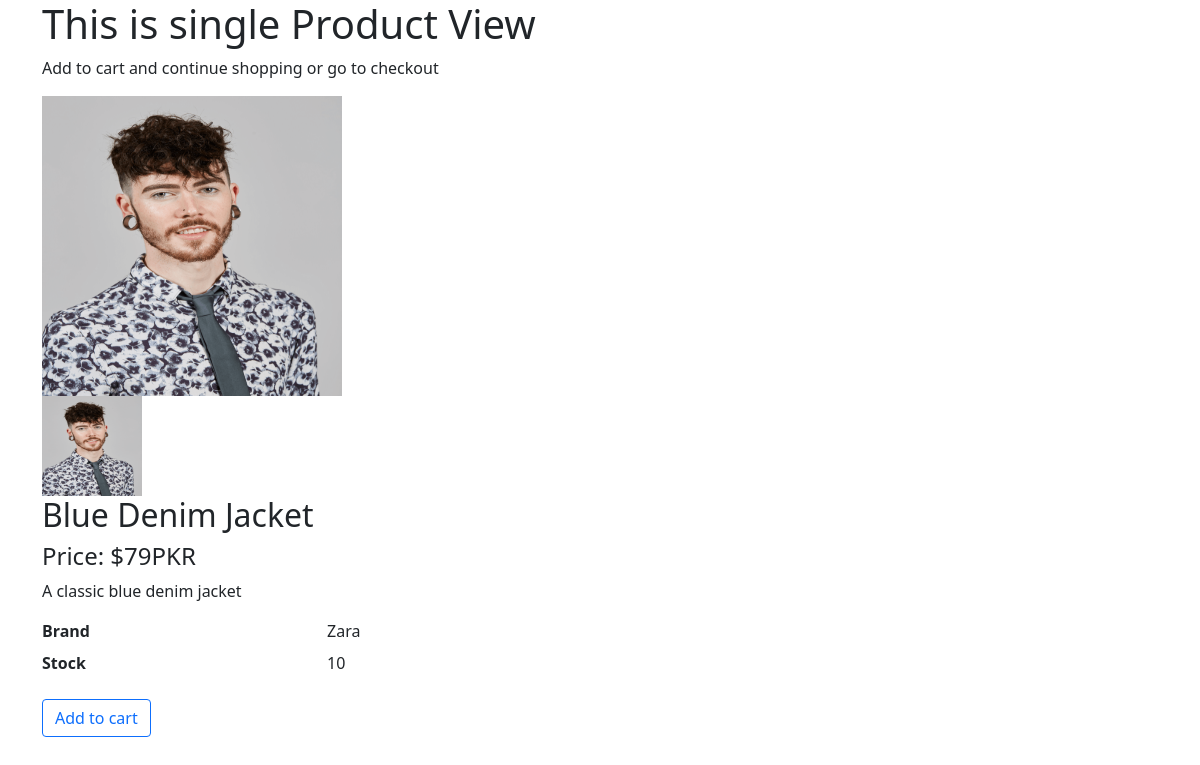
Page /get_single_product/blue-denim-jacket on the committed database.
### app/models.py (models this page shows, shortened)
class PImage(models.Model):
    Product = models.ForeignKey(Product,on_delete=models.CASCADE)
    Product_Image = models.ImageField(upload_to='Product_Images/')
    def __str__(self):
        return self.Product.Product_Name

class Product(models.Model):
    Product_Name = models.CharField(max_length=40)
    Product_Price = models.CharField(max_length=20)
    Product_Category = models.CharField(max_length=20)
    Product_Description = models.TextField(max_length=50)
    Product_Stock = models.IntegerField(default=0)
    slug = models.SlugField(unique=True, null=True, blank=True)
    Product_Brand = models.ForeignKey(Brand, on_delete=models.CASCADE)

class Brand(models.Model):
    Brand_id = models.AutoField
    Brand_Name = models.CharField(max_length=20)
    Brand_Email = models.EmailField(null=True)
    Brand_Password = models.CharField(max_length=20,null=True)
    Brand_Address = models.TextField(null=True)
    Brand_City = models.CharField(max_length=25,null=True)
    Brand_State = models.CharField(max_length=20,null=True)
    Brand_Zip = models.CharField(max_length=15,null=True)
    Brands_Logo = models.ImageField(upload_to='Brands_Logo/',null=True)
    def __str__(self):
        return self.Brand_Name

### app/views.py (the view)
# urls.py: path('get_single_product/<slug>',views.get_single_product,name='get_single_product')
def get_single_product(request,slug):
    product = Product.objects.get(slug=slug)
    FImage = PImage.objects.filter(Product=product).first
    productsImages = PImage.objects.filter(Product=product)
    print(productsImages)
    context = {'product': product, 'FeaturedImage': FImage, 'images': productsImages}
    return render(request, 'single_product.html', context=context)

### app/templates/single_product.html (shortened to what this page needs)
{% extends 'base.html' %}
{% block main_content %}
    <div class="container-md">
        <h1>This is single Product View</h1>
        <p>Add to cart and continue shopping or go to checkout </p>
    <div class="img-big-wrap">
      <div> <a href="#"><img src="/media/{{FeaturedImage.Product_Image}}" width="300" height="300"></a></div>
    </div>
    <div class="thumbs-wrap">
      {% for image in images %}
      <a href="#" class="item-thumb"> <img src="/media/{{image.Product_Image}}"  width="100" height="100"></a>
      {% endfor %}
     <h2 class="title">{{product.Product_Name}}</h2>
    <h4 class="title">Price: {{product.Product_Price}}PKR</h4>
    <p>{{product.Product_Description}}</p>
    <dl class="row">
      <dt class="col-sm-3">Brand</dt>
      <dd class="col-sm-9">{{product.Product_Brand}}</dd>
      <dt class="col-sm-3">Stock</dt>
      <dd class="col-sm-9">{{product.Product_Stock}}</dd>
    </dl>
    <a href="#" class="btn  btn-outline-primary"> <span class="text">Add to cart</span>   </a>
    </div>
{% endblock main_content %}

### rows in the picture
PImage: Product_Image (picture)
Product: Product_Name "Blue Denim Jacket", Product_Price "$79", Product_Description "A classic blue denim jacket", Product_Brand "Zara", Product_Stock "10"
